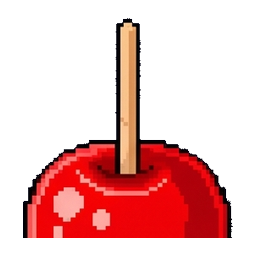
#> input picture game1-yatai/assets/apple.png, 256 x 256 px
$ python slice_ingredients.py ../game1-yatai/assets/apple.png ../game1-yatai/assets/ice.png
#> lines starting #> are read from the running program, lines starting #| are printed output that depends on the picture
# -*- coding: utf-8 -*-
"""
Geminiが生成した食材スプライトシート(4列×3行,上2行=8種)を
8個の個別アイコンPNG(背景透過・正方形・視覚サイズ統一)に分割する。

改良点:
  1. 外周background をflood透過
  2. 最大連結成分ベースで本体だけ残す（隣セルの混入物を除去）
  3. 面積基準で各アイコンの視覚サイズを統一（細長い物が大きく見える問題を解消）

使い方:
  python slice_ingredients.py <入力PNG> <出力ディレクトリ>
"""
import sys
import math
from collections import deque
from PIL import Image

# 出力する8食材のファイル名（左上→右へ、上段→下段の順）
IDS = ['ice', 'syrup', 'spoon', 'ramen', 'apple', 'yakisoba', 'takoyaki', 'sauce']

COLS = 4
GRID_ROWS = 3      # 生成画像は4×3（3行目は重複なので使わない）
USE_ROWS = 2       # 上2行=8個だけ使う
OUT_SIZE = 256     # 出力アイコンの一辺
PAD = 18           # 余白
BG_TOL = 46        # 背景とみなす色差のしきい値
CELL_INSET = 0.05  # 各セルの内側マージン比（隣セル混入を物理的に減らす）
EDGE_BAND = 0.12   # セル上下端のこの帯に触れる小成分は混入とみなす
EDGE_DROP = 0.55   # 最大成分のこの割合未満かつ端接触のblobを除去


def is_bg(px, bg):
    r, g, b = px[0], px[1], px[2]
    a = px[3] if len(px) > 3 else 255
    if a == 0:
        return True
    return abs(r - bg[0]) + abs(g - bg[1]) + abs(b - bg[2]) <= BG_TOL


def flood_transparent(cell):
    """四隅の背景色を基準に、外周から連結した背景だけを透過する。"""
    cell = cell.convert('RGBA')
    w, h = cell.size
    px = cell.load()
    bg = px[2, 2]
    visited = [[False] * w for _ in range(h)]
    q = deque()

    def push(x, y):
        if 0 <= x < w and 0 <= y < h and not visited[y][x]:
            visited[y][x] = True
            q.append((x, y))

    for x in range(w):
        push(x, 0); push(x, h - 1)
    for y in range(h):
        push(0, y); push(w - 1, y)

    while q:
        x, y = q.popleft()
        if not is_bg(px[x, y], bg):
            continue
        px[x, y] = (0, 0, 0, 0)
        push(x + 1, y); push(x - 1, y); push(x, y + 1); push(x, y - 1)
    return cell


def keep_main_blobs(cell):
    """不透明領域を連結成分に分け、本体（最大成分）を必ず残す。
    セル上下端の帯に触れる小成分は隣セルからの混入とみなして除去する。
    中央寄りの小成分（たこ焼きの小玉など）は残す。"""
    w, h = cell.size
    px = cell.load()
    visited = [[False] * w for _ in range(h)]
    blobs = []  # (pixels, ymin, ymax)

    for sy in range(h):
        for sx in range(w):
            if visited[sy][sx]:
                continue
            if px[sx, sy][3] <= 16:
                visited[sy][sx] = True
                continue
            comp = []
            ymin, ymax = sy, sy
            q = deque([(sx, sy)])
            visited[sy][sx] = True
            while q:
                x, y = q.popleft()
                comp.append((x, y))
                if y < ymin: ymin = y
                if y > ymax: ymax = y
                for dx, dy in ((1, 0), (-1, 0), (0, 1), (0, -1)):
                    nx, ny = x + dx, y + dy
                    if 0 <= nx < w and 0 <= ny < h and not visited[ny][nx] and px[nx, ny][3] > 16:
                        visited[ny][nx] = True
                        q.append((nx, ny))
            blobs.append((comp, ymin, ymax))

    if not blobs:
        return cell
    amax = max(len(b[0]) for b in blobs)
    top_lim = h * EDGE_BAND
    bot_lim = h * (1 - EDGE_BAND)
    keepmask = [[False] * w for _ in range(h)]
    for comp, ymin, ymax in blobs:
        is_main  = len(comp) == amax
        is_small = len(comp) < amax * EDGE_DROP
        on_edge  = (ymin < top_lim) or (ymax > bot_lim)
        if (not is_main) and is_small and on_edge:
            continue  # 端に触れる小さな破片＝混入 → 除去
        for (x, y) in comp:
            keepmask[y][x] = True
    for y in range(h):
        for x in range(w):
            if px[x, y][3] > 16 and not keepmask[y][x]:
                px[x, y] = (0, 0, 0, 0)
    return cell


def content_bbox(cell):
    w, h = cell.size
    px = cell.load()
    minx, miny, maxx, maxy = w, h, 0, 0
    found = False
    for y in range(h):
        for x in range(w):
            if px[x, y][3] > 16:
                found = True
                if x < minx: minx = x
                if y < miny: miny = y
                if x > maxx: maxx = x
                if y > maxy: maxy = y
    if not found:
        return None
    return (minx, miny, maxx + 1, maxy + 1)


def opaque_area(cell):
    w, h = cell.size
    px = cell.load()
    n = 0
    for y in range(h):
        for x in range(w):
            if px[x, y][3] > 16:
                n += 1
    return n


def main():
    src, outdir = sys.argv[1], sys.argv[2]
    im = Image.open(src).convert('RGBA')
#> im is the input picture: PIL image 256x256 RGBA; mean R, G, B, A 60.5, 12.3, 11.5, 78.8
    W, H = im.size
#> W = 256; H = 256
    cw = W // COLS
#> cw = 64
    ch = H // GRID_ROWS
#> ch = 85
    print('image:', (W, H), 'cell:', (cw, ch))
#| image: (256, 256) cell: (64, 85)

    # --- Pass 1: 各セルを抽出・クリーンアップして保持 ---
    items = []  # (id, cropped_cell, area)
    idx = 0
    insx = int(cw * CELL_INSET)
#> insx = 3
    insy = int(ch * CELL_INSET)
#> insy = 4
    for r in range(USE_ROWS):
        for c in range(COLS):
            box = (c * cw + insx, r * ch + insy,
                   (c + 1) * cw - insx, (r + 1) * ch - insy)
            cell = im.crop(box)
            cell = flood_transparent(cell)
            cell = keep_main_blobs(cell)
            bbox = content_bbox(cell)
            if bbox:
                cell = cell.crop(bbox)
            area = max(1, opaque_area(cell))
            items.append((IDS[idx], cell, area))
            idx += 1
#> this loop made 2 passes
#> pass 1, in flood_transparent (call 2), `cell = cell.convert('RGBA')`:
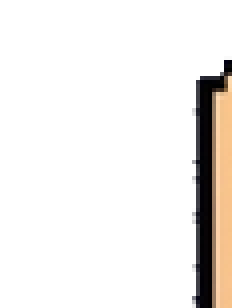
#> cell: PIL image 58x77 RGBA (shown 4 times larger); mean R, G, B, A 14.4, 11.5, 8.9, 29.6; transparent parts drawn white
#> pass 1, in flood_transparent (call 3), `cell = cell.convert('RGBA')`:
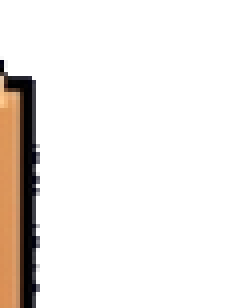
#> cell: PIL image 58x77 RGBA (shown 4 times larger); mean R, G, B, A 14.2, 9.8, 6.6, 29.8; transparent parts drawn white
#> pass 2, in flood_transparent (call 5), `cell = cell.convert('RGBA')`:
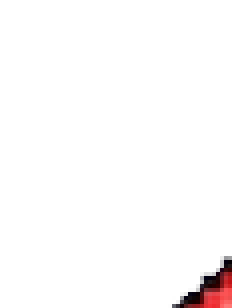
#> cell: PIL image 58x77 RGBA (shown 4 times larger); mean R, G, B, A 2.6, 0.7, 0.8, 5.3; transparent parts drawn white
#> after the loop, idx = 8; items = 8 items

    # --- 面積基準の目標視覚サイズ（中央値） ---
    visuals = sorted(math.sqrt(a) for _, _, a in items)
#> visuals = [1, 1, 7.75, 8.06, 16.82, 18.36, 31.18, 38.2]
    target = visuals[len(visuals) // 2]
#> target = 16.82
    inner = OUT_SIZE - PAD * 2

    # --- Pass 2: 視覚サイズを揃えて正方形キャンバスに中央配置 ---
    for name, cell, area in items:
        v = math.sqrt(area)
        scale = target / v
        cwi, chi = cell.size
        nw, nh = cwi * scale, chi * scale
        m = max(nw, nh)
        if m > inner:            # 枠をはみ出す場合はクランプ
            k = inner / m
            nw *= k; nh *= k
        nw = max(1, int(round(nw)))
        nh = max(1, int(round(nh)))
        resized = cell.resize((nw, nh), Image.LANCZOS)
        out = Image.new('RGBA', (OUT_SIZE, OUT_SIZE), (0, 0, 0, 0))
        out.paste(resized, ((OUT_SIZE - nw) // 2, (OUT_SIZE - nh) // 2), resized)
        path = outdir + '/' + name + '.png'
        out.save(path)
        print(f'saved: {name:10s} {nw}x{nh}  area={area}')
#> this loop made 8 passes
#> (name, area, v, scale, cwi, chi, nw, nh) on passes 2, 3, 5, 8: ('syrup', 283, 16.82, 1, 5, 59, 5, 59), ('spoon', 337, 18.36, 0.916, 6, 59, 5, 54), ('apple', 60, 7.75, 2.17, 12, 10, 26, 22), ('sauce', 65, 8.06, 2.09, 12, 10, 25, 21)
#> (name, area, v, scale, cwi, chi, nw, nh) on passes 6 to 7: ('yakisoba', 972, 31.18, 0.54, 49, 23, 26, 12), ('takoyaki', 1459, 38.2, 0.44, 54, 77, 24, 34)
#| saved: ice        166x220  area=1
#| saved: syrup      5x59  area=283
#| saved: spoon      5x54  area=337
#| saved: ramen      166x220  area=1
#| saved: apple      26x22  area=60
#| saved: yakisoba   26x12  area=972
#| saved: takoyaki   24x34  area=1459
#| saved: sauce      25x21  area=65
#> pass 2, in main, `out.save(path)`:
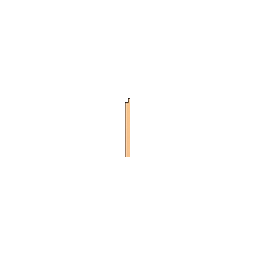
#> saved as syrup.png: PIL image 256x256 RGBA; mean R, G, B, A 1, 0.8, 0.6, 1.1; transparent parts drawn white
#> after the loop:
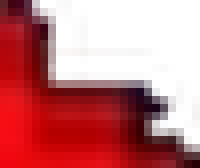
#> resized: PIL image 25x21 RGBA (shown 8 times larger); mean R, G, B, A 89.4, 4.9, 10.8, 137.5; transparent parts drawn white


if __name__ == '__main__':
    main()
